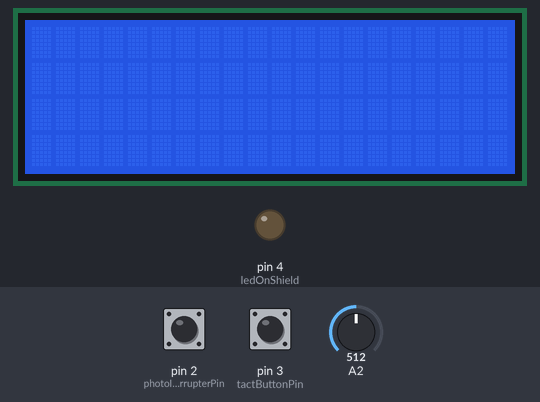
This sketch was run on a simulated Arduino Mega 2560, built with avr-gcc and run on an emulated ATmega2560. Parts: 20×4 character LCD, output pins drawn as LEDs (lit = HIGH). The test bench sets the inputs (shaded band); at power-on: pin 2 (photoInterrupterPin) LOW, pin 3 (tactButtonPin) LOW, A2 = 512. What the sketch prints to the serial monitor is not drawn.

Above: at 1.3 s.
1.4 s: pin 2 (photoInterrupterPin) pulled HIGH for 0.15 s
At 2.0 s:
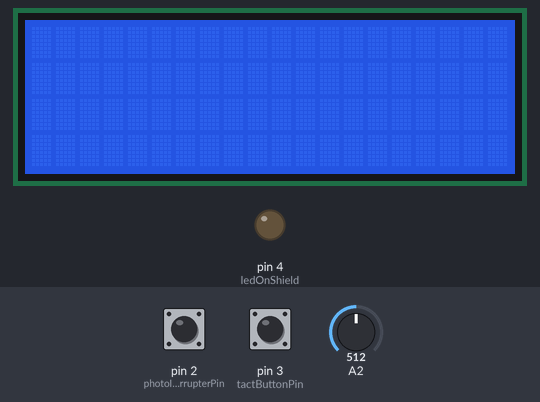
3.1 s: pin 2 (photoInterrupterPin) pulled HIGH for 3.2 s
At 27.4 s:
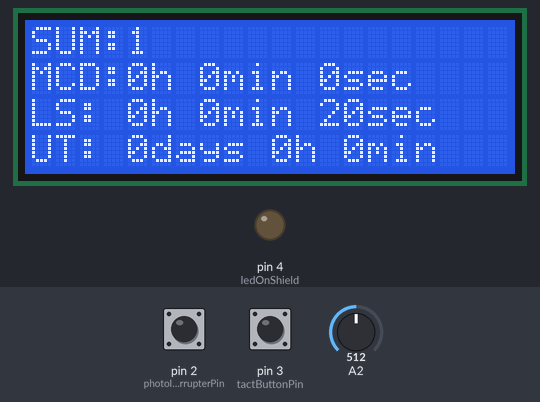
Timing chart, 0 to 28.9 s (numbered marks = the images above; inputs shaded):
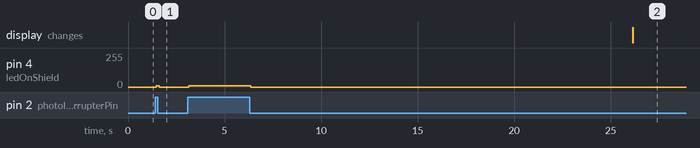

The sketch:

bubble-counter.ino
```cpp
/* Analog Read Interrupter
* -----------------------
*/
#include <Wire.h>
#include <LiquidCrystal_I2C.h>
#include <Time.h>

LiquidCrystal_I2C lcd(0x27,20,4);  // set the LCD address to 0x27 for a 20 chars and 4 line display. SDA=analog4 SCL=analog5

int photoInterrupterPin = 2; // select the input pin for the interrupter
int tactButtonPin = 3;
int ledOnShield = 4;

int _totalAmountOfBubbleSequences = 0; //total amount of bubble sequences from start
int const _numberOfDayPositions = 1;
time_t _sequencesForCurrentDayArray[_numberOfDayPositions][3]; // each Day has pos 0=time of first sequence, 1=time of last sequence 2 = number of sequences during that day.
int _currentDayPosition=0; //keep track of current position in the array
time_t _dateTimeOfLastSequence=now();
time_t _minTimeBetweenTwoSequences=2; //minimum number of seconds between two sequences. if less than this, consider it to be in the same sequence


int displayUpdateFrequency=0;
int turnDisplayOff = 180;
int lcdBacklightCounter=now();
void setup()
{
   lcd.init();                      // initialize the lcd
   lcd.init();
   lcd.backlight();
  // Print a message to the LCD.
    Serial.begin(9600); // set up Serial library at 9600 bps
    pinMode(photoInterrupterPin, INPUT);
    pinMode(tactButtonPin, INPUT);
    pinMode(ledOnShield, OUTPUT);

}

void loop()
{
updateSequence(digitalRead(photoInterrupterPin));
turnOnOffDisplay(digitalRead(tactButtonPin));
    Serial.println(analogRead(photoInterrupterPin));
}


int getCurrentArrayPosition()
{
int currentPosition;

for(int i =0; i<_numberOfDayPositions;i++)
{
  if(day(_sequencesForCurrentDayArray[i][1]) == day(now()) )
    return i;
  else
  {
    currentPosition = getNextOrPreviousArrayPosition(true); //new day has started. set all initial values to 0;
    _sequencesForCurrentDayArray[currentPosition][0]=0;
    _sequencesForCurrentDayArray[currentPosition][1]=0;
    _sequencesForCurrentDayArray[currentPosition][2]=0;
    _currentDayPosition = currentPosition;
    return currentPosition;
  }

}


}


int getNextOrPreviousArrayPosition(bool next)
{
int nextPosition = _currentDayPosition;

  if(next) //give me the next position in the array
  {
    nextPosition++;
    if(nextPosition < _numberOfDayPositions)
            return nextPosition;
    else
      return 0;
  }
  else //get me the previous position in the array
  {
    nextPosition--;
    if(nextPosition >= 0)
      return nextPosition;
        else
      return (_numberOfDayPositions-1);
  }
 }

int turnOnOffDisplay(bool buttonIsPushed)
{

if((lcdBacklightCounter + turnDisplayOff) < ((int)now()))
{
  lcd.noDisplay();
  lcd.noBacklight();
}
if(buttonIsPushed)
{
  lcd.display();
  lcd.backlight();
  lcdBacklightCounter =now();
}

if(displayUpdateFrequency>5000 )
{
  getMenu();
   displayUpdateFrequency=0;
}
displayUpdateFrequency++;

}

void updateSequence(bool input)
{
if(input)
{
  if(_dateTimeOfLastSequence + _minTimeBetweenTwoSequences <= now())
  {
    _sequencesForCurrentDayArray[getCurrentArrayPosition()][2]++;
    _sequencesForCurrentDayArray[getCurrentArrayPosition()][1] = now();
    if(_sequencesForCurrentDayArray[getCurrentArrayPosition()][0] == 0)
      _sequencesForCurrentDayArray[getCurrentArrayPosition()][0] = now();

  _totalAmountOfBubbleSequences++;
  }
  digitalWrite(ledOnShield, HIGH);
  _dateTimeOfLastSequence = now();
}

digitalWrite(ledOnShield, LOW);

}


void getMenu()
{
  time_t currentPosition = getAvarageSequenceForCurrentDay(getCurrentArrayPosition());

  lcd.clear();
lcd.setCursor(0,0);
  lcd.print("SUM:"+String(getTotalAmountOfSequences()));
  lcd.setCursor(0,1);
  lcd.print("MCD:"+String(hour(currentPosition))+"h "+String(minute(currentPosition))+"min "+String(second(currentPosition))+"sec"); //meantime current day
  lcd.setCursor(0,2);
  lcd.print("LS: "+String(hour(getNumberOfSecondsSinceLastSequence()))+"h "+String(minute(getNumberOfSecondsSinceLastSequence()))+"min "+String(second(getNumberOfSecondsSinceLastSequence()))+"sec"); // last sequence
  lcd.setCursor(0,3);
  lcd.print("UT: "+String(day(now())-1)+"days "+String(hour(now()))+"h "+String(minute(now()))+"min");  //uptime

}

time_t getAvarageSequenceForCurrentDay(int currentPostion)
{
float avarage;


avarage = float(((int)_sequencesForCurrentDayArray[currentPostion][1]- (int)_sequencesForCurrentDayArray[currentPostion][0]))/(int)_sequencesForCurrentDayArray[currentPostion][2];

 //Serial.println((time_t)avarage);
  return (time_t)avarage;
}

int getNumberOfSecondsSinceLastSequence()
{
  return now()-_dateTimeOfLastSequence;
}

int getTotalAmountOfSequences()
{
  return _totalAmountOfBubbleSequences;
}
```

Measured:
- after the input at 1.4 s, pin 4 (ledOnShield): 0/255 → 9/255 after 0.05 s, → 0/255 0.16 s later
- after the input at 3.1 s, pin 4 (ledOnShield): 0/255 → 9/255 after 0.05 s, → 0/255 3.2 s later
